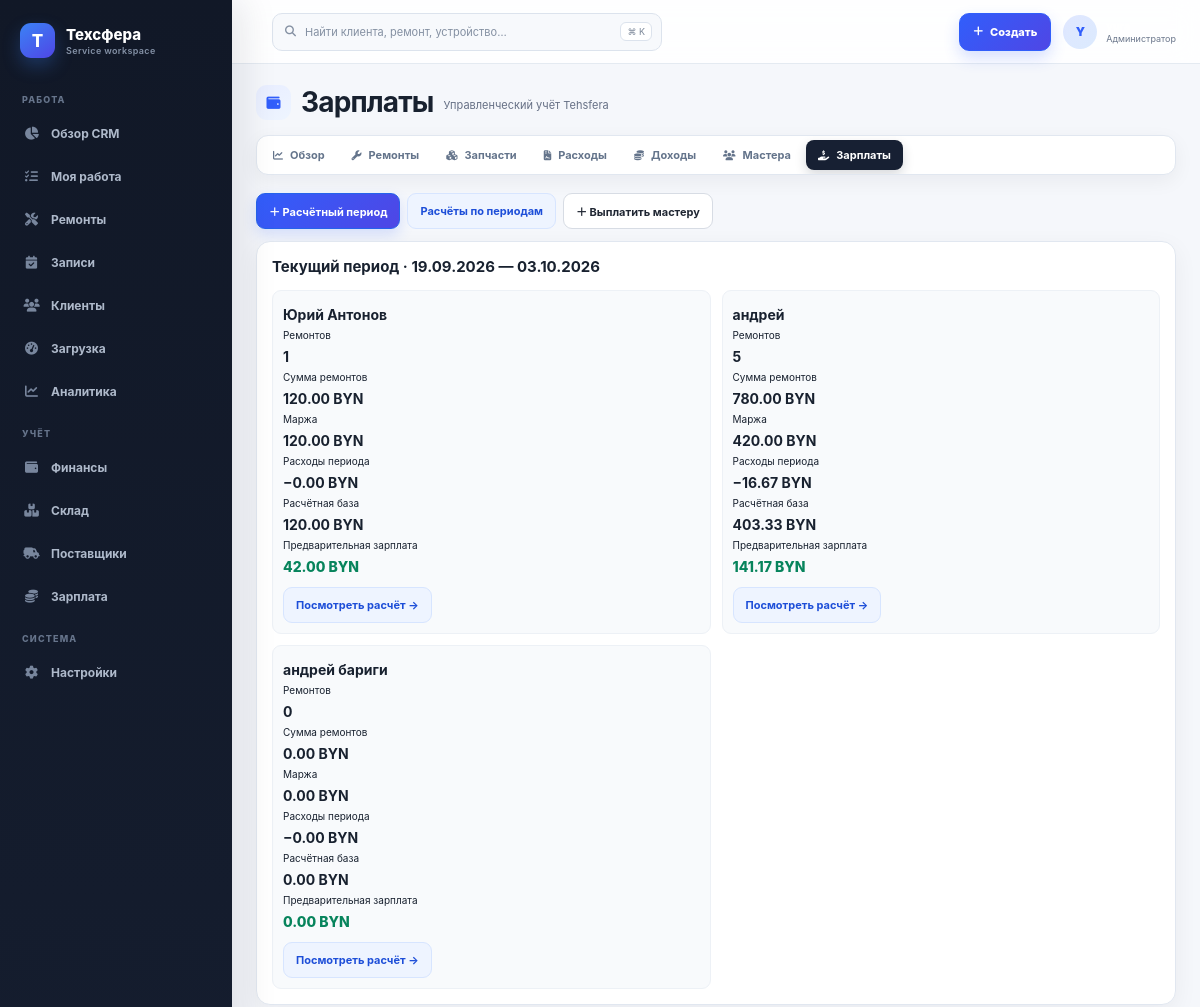
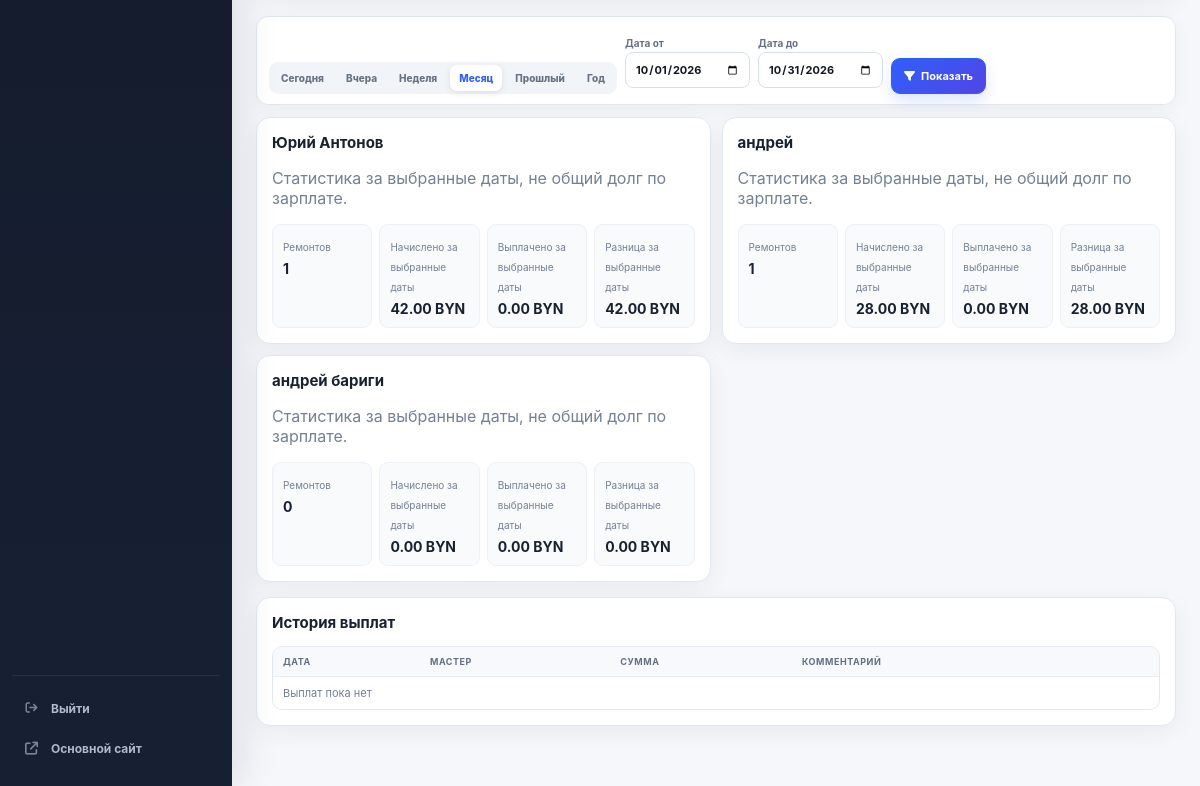
The app's page /finance/salaries/ (signed in), older data (2 pictures, top to bottom).
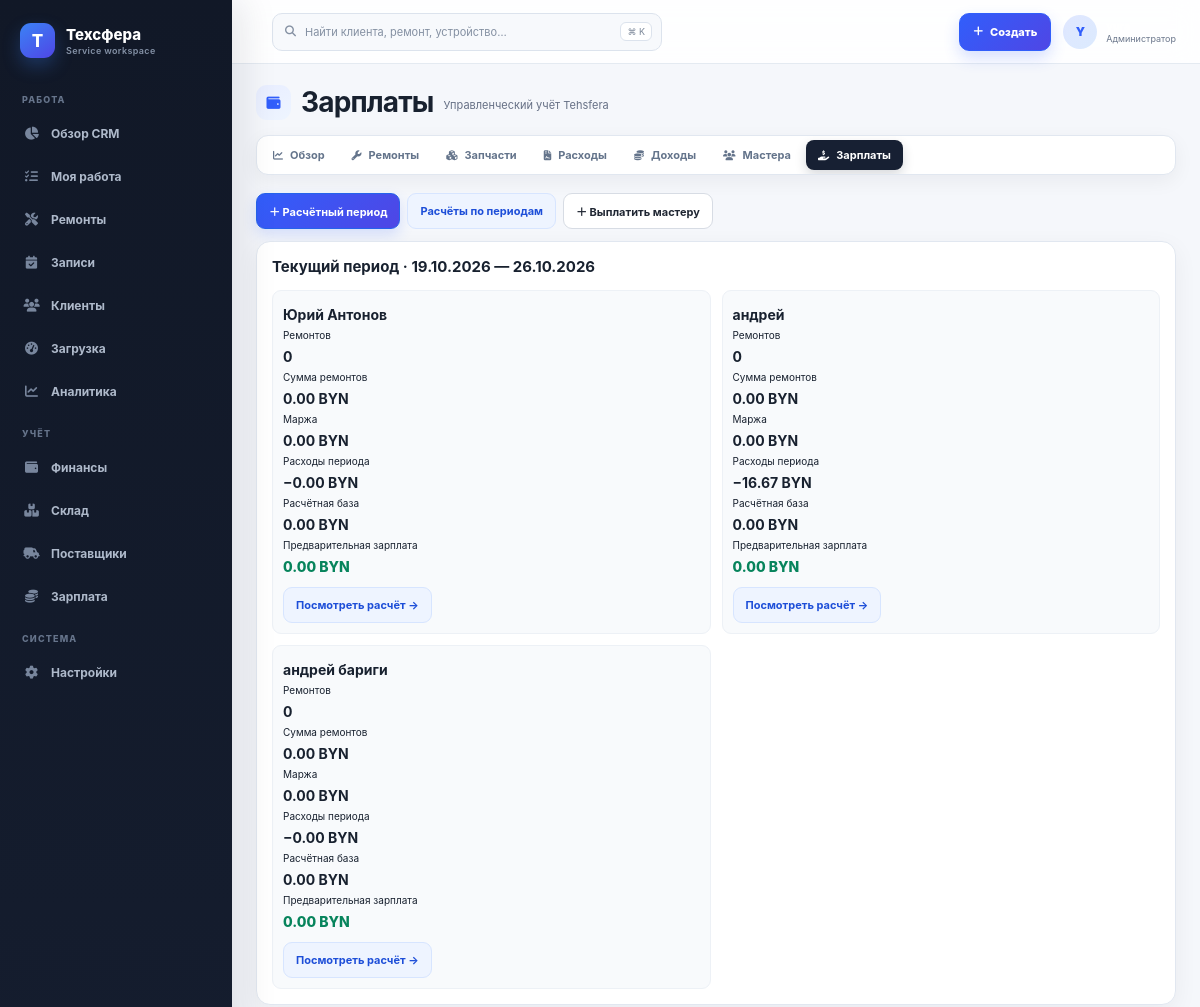
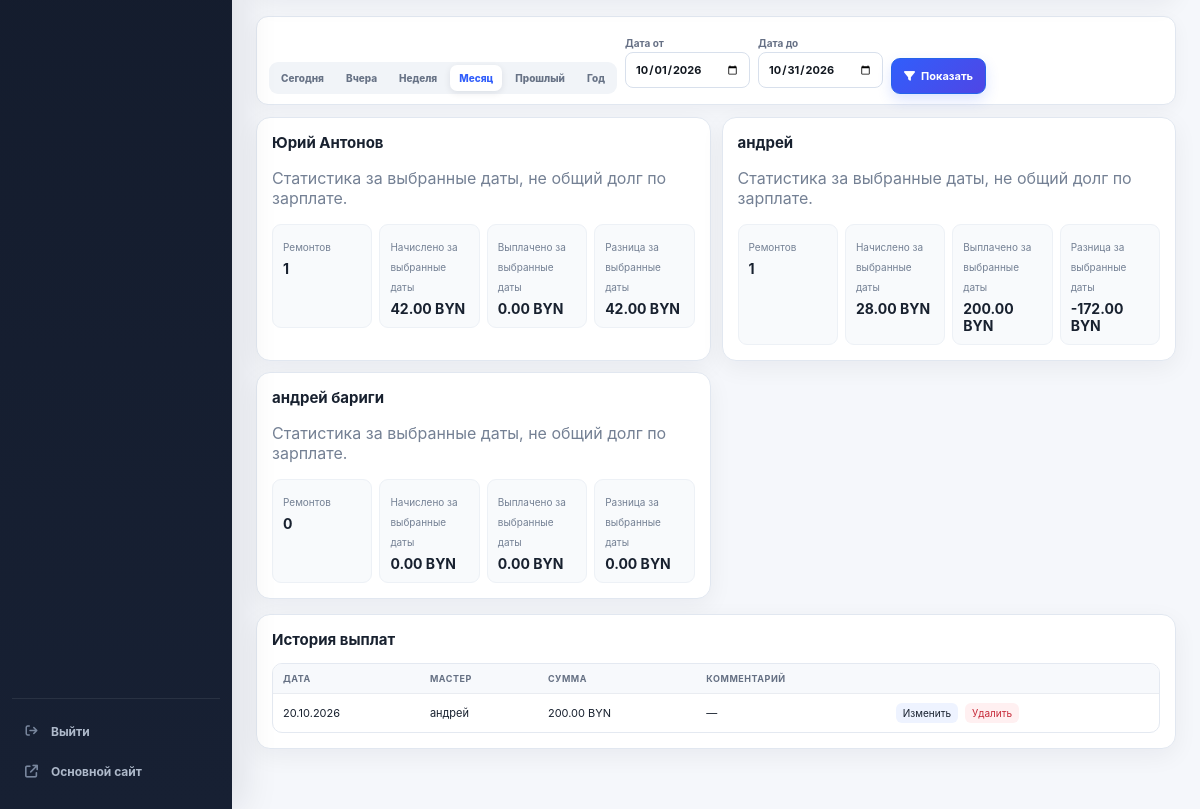
The same page, newer data (2 pictures, top to bottom).
### finance/models.py (models this page shows, shortened)
class PayrollPeriod(models.Model):
    class Status(models.TextChoices):
        OPEN = "open", "Открыт"
        CLOSED = "closed", "Закрыт"
    start_date = models.DateField("Начало периода")
    end_date = models.DateField("Окончание периода")
    status = models.CharField("Статус", max_length=12, choices=Status.choices, default=Status.OPEN)
    calculated_at = models.DateTimeField("Дата расчёта", null=True, blank=True)
    comment = models.TextField("Комментарий", blank=True)
    created_at = models.DateTimeField("Создан", auto_now_add=True)
    class Meta:
        verbose_name = "Расчётный период"
        verbose_name_plural = "Расчётные периоды"
        ordering = ["-start_date"]
        constraints = [models.UniqueConstraint(fields=["start_date", "end_date"], name="uniq_payroll_period_dates")]
    def __str__(self):
        return f"{self.start_date:%d.%m.%Y} — {self.end_date:%d.%m.%Y}"

class Employee(models.Model):
    user = models.OneToOneField(
        settings.AUTH_USER_MODEL, verbose_name="Аккаунт пользователя",
        on_delete=models.SET_NULL, related_name="employee_profile", null=True, blank=True,
    )
    name = models.CharField("Имя", max_length=120)
    default_percent = models.DecimalField(
        "Процент по умолчанию",
        max_digits=5,
        decimal_places=2,
        default=Decimal("0.00"),
        validators=[MinValueValidator(0), MaxValueValidator(100)],
    )
    is_owner = models.BooleanField("Владелец", default=False)
    is_active = models.BooleanField("Активен", default=True)
    created_at = models.DateTimeField("Создан", auto_now_add=True)
    class Meta:
        verbose_name = "Исполнитель"
        verbose_name_plural = "Исполнители"
        ordering = ["name"]
    def __str__(self):
        return f"{self.name} (владелец)" if self.is_owner else self.name

class SalaryPayment(models.Model):
    employee = models.ForeignKey(
        Employee, verbose_name="Мастер", on_delete=models.PROTECT,
        related_name="salary_payments",
        limit_choices_to={"is_owner": False},
    )
    date = models.DateField("Дата")
    amount = models.DecimalField(
        "Сумма", max_digits=12, decimal_places=2,
        validators=[MinValueValidator(Decimal("0.01"))],
    )
    comment = models.TextField("Комментарий", blank=True)
    created_at = models.DateTimeField("Создан", auto_now_add=True)
    class Meta:
        verbose_name = "Выплата зарплаты"
        verbose_name_plural = "Выплаты зарплаты"
        ordering = ["-date", "-created_at"]
        indexes = [models.Index(fields=["employee", "date"])]

### finance/views.py (the view)
# urls.py: path("salaries/", views.salary_list, name="salary_list"),
@finance_staff_required
def salary_list(request):
    start, end, context = _period_context(request)
    employee_id = request.GET.get("employee")
    employee = get_object_or_404(Employee, pk=employee_id) if employee_id else None
    payments = SalaryPayment.objects.select_related("employee").filter(date__range=(start, end))
    if employee:
        payments = payments.filter(employee=employee)
    open_period = PayrollPeriod.objects.filter(status=PayrollPeriod.Status.OPEN).order_by("-start_date").first()
    current_payroll = []
    if open_period:
        current_payroll = [{"employee": person, **payroll_preview(open_period, person)} for person in Employee.objects.filter(is_active=True, is_owner=False)]
    context.update(rows=employee_rows(start, end, employee), page_obj=_page(payments, request), employees=Employee.objects.filter(is_owner=False), selected_employee=employee, open_period=open_period, current_payroll=current_payroll)
    return render(request, "finance/salary_list.html", context)

### finance/templates/finance/salary_list.html
{% extends "finance/base.html" %}{% load finance_extras %}
{% block finance_title %}Зарплаты{% endblock %}
{% block finance_content %}
<div class="fin-actions"><a class="fin-btn primary" href="{% url 'finance:payroll_period_create' %}">＋ Расчётный период</a><a class="fin-btn soft" href="{% url 'finance:payroll_period_list' %}">Расчёты по периодам</a><a class="fin-btn" href="{% url 'finance:salary_payment_create' %}">＋ Выплатить мастеру</a></div>
{% if open_period %}<section class="fin-card" style="margin-bottom:18px"><h2>Текущий период · {{ open_period }}</h2><div class="fin-grid">{% for row in current_payroll %}<article class="fin-kpi"><strong>{{ row.employee }}</strong><div class="fin-mobile-values"><span>Ремонтов<strong>{{ row.repairs_count }}</strong></span><span>Сумма ремонтов<strong>{{ row.revenue|money_byn }}</strong></span><span>Маржа<strong>{{ row.repair_margin|money_byn }}</strong></span><span>Расходы периода<strong>−{{ row.distributed_costs|money_byn }}</strong></span><span>Расчётная база<strong>{{ row.salary_base|money_byn }}</strong></span><span>Предварительная зарплата<strong class="amount-pos">{{ row.salary_amount|money_byn }}</strong></span></div><a class="fin-btn soft" style="margin-top:12px" href="{% url 'finance:payroll_period_detail' open_period.pk %}?employee={{ row.employee.pk }}">Посмотреть расчёт →</a></article>{% endfor %}</div></section>{% endif %}
{% include "finance/_period.html" %}
<div class="fin-grid">{% for row in rows %}{% if not row.employee.is_owner %}<article class="fin-card"><h2>{{ row.employee.name }}</h2><p class="fin-muted">Статистика за выбранные даты, не общий долг по зарплате.</p><div class="fin-kpis"><div class="fin-kpi"><span class="fin-muted">Ремонтов</span><strong>{{ row.repairs_count }}</strong></div><div class="fin-kpi"><span class="fin-muted">Начислено за выбранные даты</span><strong>{{ row.salary|money_byn }}</strong></div><div class="fin-kpi"><span class="fin-muted">Выплачено за выбранные даты</span><strong>{{ row.paid|money_byn }}</strong></div><div class="fin-kpi"><span class="fin-muted">Разница за выбранные даты</span><strong>{{ row.date_difference|money_byn }}</strong></div></div></article>{% endif %}{% endfor %}</div>
<section class="fin-card" style="margin-top:15px"><h2>История выплат</h2><div class="fin-table-wrap"><table class="fin-table"><thead><tr><th>Дата</th><th>Мастер</th><th>Сумма</th><th>Комментарий</th><th></th></tr></thead><tbody>{% for item in page_obj %}<tr><td>{{ item.date|date:'d.m.Y' }}</td><td>{{ item.employee }}</td><td>{{ item.amount|money_byn }}</td><td>{{ item.comment|default:'—' }}</td><td><div class="fin-row-actions"><a href="{% url 'finance:salary_payment_edit' item.pk %}">Изменить</a><a href="{% url 'finance:salary_payment_delete' item.pk %}">Удалить</a></div></td></tr>{% empty %}<tr><td colspan="5" class="fin-empty">Выплат пока нет</td></tr>{% endfor %}</tbody></table></div></section>
{% endblock %}

### finance/templates/finance/base.html (shortened to what this page needs)
{% extends "workbench/base.html" %}
{% load finance_extras static %}
{% block workbench_content %}
<link rel="stylesheet" href="{% static 'workbench/css/finance.css' %}">
<div class="fin-shell"><div class="fin-top"><div><h1 class="fin-title">{% block finance_title %}{% if account_is_master %}Рабочий учёт{% else %}Финансы мастерской{% endif %}{% endblock %}</h1><p class="fin-subtitle">{% if account_is_master %}Склад, поставщики и гарантии Tehsfera{% else %}Управленческий учёт Tehsfera{% endif %}</p></div></div>
{% if not account_is_master %}<nav class="fin-nav" aria-label="Разделы финансов"><a href="{% url 'finance:dashboard' %}" class="">Обзор</a><a href="{% url 'finance:repair_list' %}" class="">Ремонты</a><a href="{% url 'finance:stock_list' %}" class="">Запчасти</a><a href="{% url 'finance:expense_list' %}" class="">Расходы</a><a href="{% url 'finance:income_list' %}" class="">Доходы</a><a href="{% url 'finance:master_list' %}" class="">Мастера</a><a href="{% url 'finance:salary_list' %}" class="{% if 'salary' in request.resolver_match.url_name %}active{% endif %}">Зарплаты</a></nav>{% endif %}
{% block finance_content %}{% endblock %}</div>
{% endblock %}

### templates/workbench/base.html (shortened to what this page needs)
{% extends "repairs/base.html" %}
{% load static %}
{% block extra_head %}{{ block.super }}<link rel="stylesheet" href="{% static 'workbench/css/app.css' %}?v=5">{% block workbench_head %}{% endblock %}{% endblock %}
{% block content %}
<div class="wb-app" data-wb-app>
  {% include "workbench/components/sidebar.html" %}
  <div class="wb-stage">
    <header class="wb-topbar">
      {% if perms.crm.access_crm %}<button class="wb-global-search-button" type="button" data-command-open aria-label="Открыть глобальный поиск"><i class="fa-solid fa-magnifying-glass"></i><span>Найти клиента, ремонт, устройство…</span><kbd>⌘ K</kbd></button>{% endif %}
      {% if account_is_client %}<a class="wb-button wb-button--primary wb-client-book" href="{% url 'repairs:brand_list' %}"><i class="fa-solid fa-calendar-plus"></i><span>Записаться</span></a>{% else %}<details class="wb-create-menu"><summary class="wb-button wb-button--primary"><i class="fa-solid fa-plus"></i><span>Создать</span></summary></details>{% endif %}
      <div class="wb-user">
        <span class="wb-user__avatar">{{ request.user.username|first|upper }}</span>
        <span class="wb-user__text"><b>{{ request.user.get_full_name|default:request.user.username }}</b><small>{{ account_role_label }}</small></span>
      </div>
    </header>
    <main class="wb-main">
      {% block workbench_content %}{% endblock %}
    </main>
  </div>
</div>
{% endblock %}

### repairs/templates/repairs/base.html (shortened to what this page needs)
<!DOCTYPE html>
{% load static %}
<html lang="ru">
<head>
  <link rel="stylesheet" href="https://cdnjs.cloudflare.com/ajax/libs/font-awesome/6.6.0/css/all.min.css">
  {% block extra_head %}{% endblock %}
</head>
<body>
  <main>
    {% block content %}{% endblock %}
  </main>
</body>
</html>

### templates/workbench/components/sidebar.html (shortened to what this page needs)
<aside class="wb-sidebar" data-wb-sidebar>
  <a class="wb-brand" href="{% if account_is_client %}{% url 'accounts:client_dashboard' %}{% else %}{% url 'crm:dashboard' %}{% endif %}"><span class="wb-brand__mark">T</span><span>Техсфера<small>{% if account_is_client %}Личный кабинет{% else %}Service workspace{% endif %}</small></span></a>
  <nav class="wb-nav" aria-label="Рабочие разделы">
    {% if account_is_client %}
      <span class="wb-nav__label">Личный кабинет</span>
      <a href="{% url 'accounts:client_dashboard' %}" class="{% if request.resolver_match.url_name == 'client_dashboard' %}is-active{% endif %}"><i class="fa-solid fa-house"></i><span>Главная</span></a>
      <a href="{% url 'accounts:client_appointments' %}" class="{% if 'client_appointment' in request.resolver_match.url_name %}is-active{% endif %}"><i class="fa-solid fa-calendar-check"></i><span>Мои записи</span></a>
      <a href="{% url 'accounts:client_repairs' %}" class="{% if 'client_repair' in request.resolver_match.url_name %}is-active{% endif %}"><i class="fa-solid fa-screwdriver-wrench"></i><span>Мои ремонты</span></a>
      <a href="{% url 'accounts:client_devices' %}" class="{% if request.resolver_match.url_name == 'client_devices' %}is-active{% endif %}"><i class="fa-solid fa-mobile-screen"></i><span>Мои устройства</span></a>
      <a href="{% url 'accounts:client_warranties' %}" class="{% if request.resolver_match.url_name == 'client_warranties' %}is-active{% endif %}"><i class="fa-solid fa-shield-halved"></i><span>Гарантии</span></a>
      {% if not request.user.is_staff and not request.user.is_superuser %}<a href="{% url 'accounts:client_referrals' %}" class="{% if request.resolver_match.url_name == 'client_referrals' %}is-active{% endif %}"><i class="fa-solid fa-gift" aria-hidden="true"></i><span>Реферальная программа</span></a>{% endif %}
      <a href="{% url 'accounts:client_profile' %}" class="{% if request.resolver_match.url_name == 'client_profile' or request.resolver_match.url_name == 'phone_verify' or request.resolver_match.url_name == 'password_change' %}is-active{% endif %}"><i class="fa-solid fa-user"></i><span>Профиль</span></a>
      <span class="wb-nav__label">Сервис</span><a href="{% url 'repairs:brand_list' %}"><i class="fa-solid fa-calendar-plus"></i><span>Записаться на ремонт</span></a>
    {% else %}
    <span class="wb-nav__label">Работа</span>
    {% if perms.crm.access_crm %}
      <a href="{% url 'crm:dashboard' %}" class="{% if request.resolver_match.app_name == 'crm' and request.resolver_match.url_name == 'dashboard' %}is-active{% endif %}"><i class="fa-solid fa-chart-pie"></i><span>Обзор CRM</span></a>
      <a href="{% url 'crm:work_queue' %}" class=""><i class="fa-solid fa-list-check"></i><span>Моя работа</span></a>
      <a href="{% url 'crm:order_list' %}" class="{% if request.resolver_match.app_name == 'crm' and 'order' in request.resolver_match.url_name %}is-active{% endif %}"><i class="fa-solid fa-screwdriver-wrench"></i><span>Ремонты</span></a>
      <a href="{% url 'crm:appointment_list' %}" class=""><i class="fa-solid fa-calendar-check"></i><span>Записи</span></a>
      <a href="{% url 'crm:client_list' %}" class="{% if request.resolver_match.app_name == 'crm' and 'client' in request.resolver_match.url_name %}is-active{% endif %}"><i class="fa-solid fa-users"></i><span>Клиенты</span></a>
      <a href="{% url 'crm:capacity' %}" class="{% if request.resolver_match.url_name == 'capacity' %}is-active{% endif %}"><i class="fa-solid fa-gauge-high"></i><span>Загрузка</span></a>
    {% endif %}
    {% if account_is_admin %}<a href="{% url 'crm:analytics' %}" class="{% if request.resolver_match.url_name == 'analytics' %}is-active{% endif %}"><i class="fa-solid fa-chart-line"></i><span>Аналитика</span></a>{% endif %}
    {% if account_is_master %}
      <span class="wb-nav__label">Мастерская</span>
      <a href="{% url 'finance:stock_list' %}" class="{% if request.resolver_match.url_name == 'stock_list' or request.resolver_match.url_name == 'part_item_detail' %}is-active{% endif %}"><i class="fa-solid fa-boxes-stacked"></i><span>Склад</span></a>
      <a href="{% url 'finance:supplier_list' %}" class="{% if 'supplier' in request.resolver_match.url_name %}is-active{% endif %}"><i class="fa-solid fa-truck-field"></i><span>Поставщики</span></a>
      <a href="{% url 'finance:warranty_list' %}" class="{% if 'warranty' in request.resolver_match.url_name %}is-active{% endif %}"><i class="fa-solid fa-shield-halved"></i><span>Гарантии</span></a>
      <a href="{% url 'accounts:my_salary' %}" class="{% if request.resolver_match.url_name == 'my_salary' %}is-active{% endif %}"><i class="fa-solid fa-coins"></i><span>Моя зарплата</span></a>
    {% elif request.user.is_staff and perms.finance %}
      <span class="wb-nav__label">Учёт</span>
      <a href="{% url 'finance:dashboard' %}" class="{% if request.resolver_match.app_name == 'finance' and request.resolver_match.url_name == 'dashboard' %}is-active{% endif %}"><i class="fa-solid fa-wallet"></i><span>Финансы</span></a>
      <a href="{% url 'finance:stock_list' %}"><i class="fa-solid fa-boxes-stacked"></i><span>Склад</span></a>
      <a href="{% url 'finance:supplier_list' %}"><i class="fa-solid fa-truck-field"></i><span>Поставщики</span></a>
      <a href="{% url 'finance:salary_list' %}"><i class="fa-solid fa-coins"></i><span>Зарплата</span></a>
    {% endif %}
    {% if perms.crm.manage_crm_settings %}<span class="wb-nav__label">Система</span><a href="{% url 'crm:settings' %}"><i class="fa-solid fa-gear"></i><span>Настройки</span></a>{% endif %}{% endif %}
  </nav>
  <div class="wb-sidebar__foot"><form method="post" action="{% url 'accounts:logout' %}">{% csrf_token %}<button class="wb-sidebar-logout"><i class="fa-solid fa-arrow-right-from-bracket"></i><span>Выйти</span></button></form><a href="{% url 'home' %}"><i class="fa-solid fa-arrow-up-right-from-square"></i><span>Основной сайт</span></a></div>
</aside>

### finance/templates/finance/_period.html (shortened to what this page needs)
<form method="get" class="fin-period">
  <div class="fin-period-presets" aria-label="Быстрый выбор периода">
    <a href="?period=today" class="">Сегодня</a><a href="?period=yesterday" class="">Вчера</a><a href="?period=week" class="">Неделя</a><a href="?period=month" class="{% if period == 'month' %}active{% endif %}">Месяц</a><a href="?period=last_month" class="">Прошлый</a><a href="?period=year" class="">Год</a>
  </div>
  <input type="hidden" name="period" value="custom"><label>Дата от<input type="date" name="from" value="{{ date_from|date:'Y-m-d' }}"></label><label>Дата до<input type="date" name="to" value="{{ date_to|date:'Y-m-d' }}"></label><button class="fin-btn primary"><i class="fa-solid fa-filter"></i> Показать</button>
</form>

Row changes from the older to the newer data that the page shows:
no longer on this page (row unchanged): PayrollPeriod: start_date+end_date "19.09.2026 — 03.10.2026"
added PayrollPeriod: start_date+end_date "19.10.2026 — 26.10.2026"
computed for Employee "Юрий Антонов": repairs_count "1" → "0"; revenue "120.00 BYN" → "0.00 BYN"; repair_margin "120.00 BYN" → "0.00 BYN"; salary_base "120.00 BYN" → "0.00 BYN"; salary_amount "42.00 BYN" → "0.00 BYN"
computed for Employee "андрей": repairs_count "5" → "0"; revenue "780.00 BYN" → "0.00 BYN"; repair_margin "420.00 BYN" → "0.00 BYN"; salary_base "403.33 BYN" → "0.00 BYN"; salary_amount "141.17 BYN" → "0.00 BYN"; paid "0.00 BYN" → "200.00 BYN"; date_difference "28.00 BYN" → "-172.00 BYN"
added SalaryPayment: date "20.10.2026", employee "андрей", amount "200.00 BYN", comment "—"
Text that changed along with them:
text no longer shown: "Выплат пока нет"
